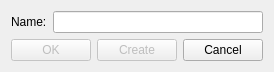
<?xml version="1.0" encoding="UTF-8"?>
<ui version="4.0">
 <class>PhaseCreationDialog</class>
 <widget class="QDialog" name="PhaseCreationDialog">
  <property name="geometry">
   <rect>
    <x>0</x>
    <y>0</y>
    <width>257</width>
    <height>71</height>
   </rect>
  </property>
  <property name="windowTitle">
   <string>Phase Creation</string>
  </property>
  <layout class="QVBoxLayout" name="verticalLayout">
   <item>
    <layout class="QFormLayout" name="formLayout">
     <item row="0" column="0">
      <widget class="QLabel" name="nameLabel">
       <property name="text">
        <string>Name:</string>
       </property>
       <property name="buddy">
        <cstring>nameLineEdit</cstring>
       </property>
      </widget>
     </item>
     <item row="0" column="1">
      <widget class="QLineEdit" name="nameLineEdit"/>
     </item>
    </layout>
   </item>
   <item>
    <layout class="QHBoxLayout" name="horizontalLayout">
     <item>
      <widget class="QPushButton" name="okPushButton">
       <property name="enabled">
        <bool>false</bool>
       </property>
       <property name="text">
        <string>OK</string>
       </property>
      </widget>
     </item>
     <item>
      <widget class="QPushButton" name="createPushButton">
       <property name="enabled">
        <bool>false</bool>
       </property>
       <property name="text">
        <string>Create</string>
       </property>
      </widget>
     </item>
     <item>
      <widget class="QPushButton" name="cancelPushButton">
       <property name="text">
        <string>Cancel</string>
       </property>
      </widget>
     </item>
    </layout>
   </item>
  </layout>
 </widget>
 <resources/>
 <connections/>
</ui>
